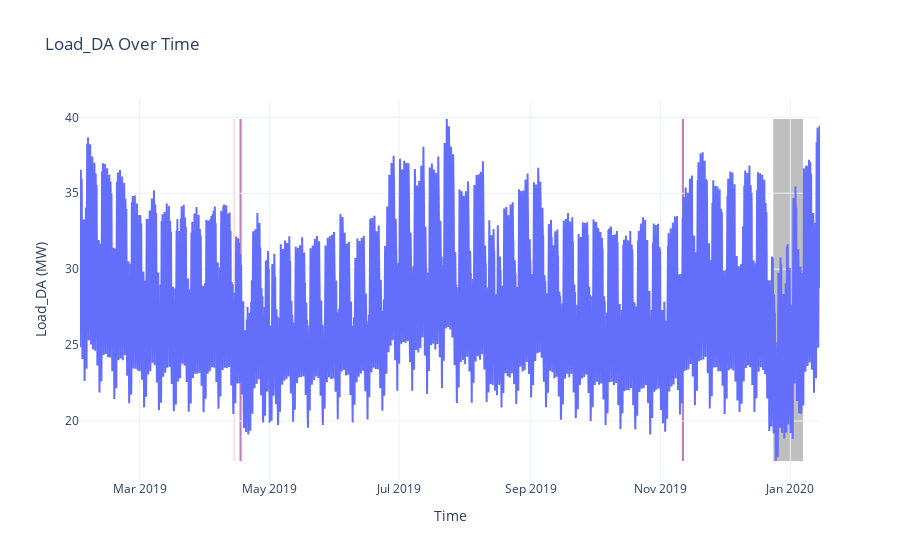

The code cell stored with this chart in its notebook:
### Code cell
start_date = '2019-02-01'
end_date = '2020-01-15'
filtered_data = data.loc[start_date:end_date]

# Create the plot
trace_load = go.Scatter(x=filtered_data.index, y=filtered_data["Load_DA"], mode='lines', name='Load_DA')

fig = go.Figure(data=[trace_load])
fig.update_layout(
    title='Load_DA Over Time',
    xaxis=dict(title='Time'),
    yaxis=dict(title='Load_DA (MW)'),
    template='plotly_white'
)

# Add the gray shaded area for the Christmas holiday
fig.add_shape(
    type="rect",
    x0='2019-12-24',
    x1='2020-01-07',
    y0=filtered_data["Load_DA"].min(),
    y1=filtered_data["Load_DA"].max(),
    fillcolor="gray",
    opacity=0.5,
    layer="below",
    line_width=0
)

# Add the gray shaded area for the Christmas holiday
fig.add_shape(
    type="rect",
    x0='2019-04-14',
    x1='2019-04-15',
    y0=filtered_data["Load_DA"].min(),
    y1=filtered_data["Load_DA"].max(),
    fillcolor="pink",
    opacity=0.5,
    layer="below",
    line_width=0
)

# Add the gray shaded area for the Christmas holiday
fig.add_shape(
    type="rect",
    x0='2019-04-17',
    x1='2019-04-18',
    y0=filtered_data["Load_DA"].min(),
    y1=filtered_data["Load_DA"].max(),
    fillcolor="purple",
    opacity=0.5,
    layer="below",
    line_width=0
)

# Add the gray shaded area for the Christmas holiday
fig.add_shape(
    type="rect",
    x0='2019-11-11',
    x1='2019-11-12',
    y0=filtered_data["Load_DA"].min(),
    y1=filtered_data["Load_DA"].max(),
    fillcolor="purple",
    opacity=0.5,
    layer="below",
    line_width=0
)

### Figure 1 — Plotly figure (JSON) as saved in the notebook; plotly's stock layout.template omitted (floating-point values rounded to 4 significant figures; data arrays with more than 128 entries replaced by an {"elided": "..."} marker saying what was removed)
{"data": [{"mode": "lines", "name": "Load_DA", "type": "scatter", "x": {"elided": "8352 str values"}, "y": {"elided": "8352 float values"}}], "layout": {"shapes": [{"fillcolor": "gray", "layer": "below", "line": {"width": 0}, "opacity": 0.5, "type": "rect", "x0": "2019-12-24", "x1": "2020-01-07", "y0": 17.36, "y1": 39.89}, {"fillcolor": "pink", "layer": "below", "line": {"width": 0}, "opacity": 0.5, "type": "rect", "x0": "2019-04-14", "x1": "2019-04-15", "y0": 17.36, "y1": 39.89}, {"fillcolor": "purple", "layer": "below", "line": {"width": 0}, "opacity": 0.5, "type": "rect", "x0": "2019-04-17", "x1": "2019-04-18", "y0": 17.36, "y1": 39.89}, {"fillcolor": "purple", "layer": "below", "line": {"width": 0}, "opacity": 0.5, "type": "rect", "x0": "2019-11-11", "x1": "2019-11-12", "y0": 17.36, "y1": 39.89}], "title": {"text": "Load_DA Over Time"}, "xaxis": {"title": {"text": "Time"}}, "yaxis": {"title": {"text": "Load_DA (MW)"}}}}
